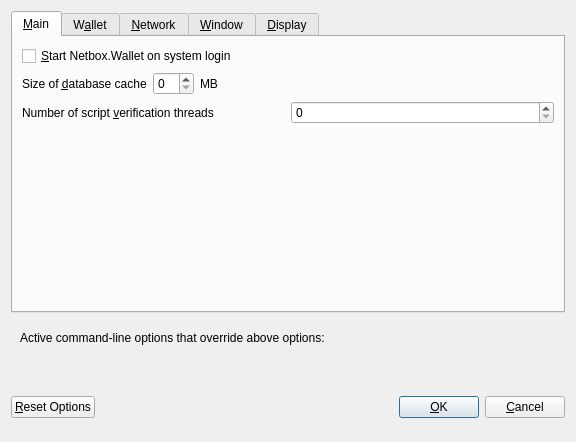
<?xml version="1.0" encoding="UTF-8"?>
<ui version="4.0">
 <class>OptionsDialog</class>
 <widget class="QDialog" name="OptionsDialog">
  <property name="geometry">
   <rect>
    <x>0</x>
    <y>0</y>
    <width>576</width>
    <height>442</height>
   </rect>
  </property>
  <property name="windowTitle">
   <string>Options</string>
  </property>
  <property name="modal">
   <bool>true</bool>
  </property>
  <layout class="QVBoxLayout" name="verticalLayout">
   <item>
    <widget class="QTabWidget" name="tabWidget">
     <property name="currentIndex">
      <number>0</number>
     </property>
     <widget class="QWidget" name="tabMain">
      <attribute name="title">
       <string>&amp;Main</string>
      </attribute>
      <layout class="QVBoxLayout" name="verticalLayout_Main">
       <item>
        <widget class="QCheckBox" name="bitcoinAtStartup">
         <property name="toolTip">
          <string>Automatically start Netbox.Wallet after logging in to the system.</string>
         </property>
         <property name="text">
          <string>&amp;Start Netbox.Wallet on system login</string>
         </property>
        </widget>
       </item>
       <item>
        <layout class="QHBoxLayout" name="horizontalLayout_2_Main">
         <item>
          <widget class="QLabel" name="databaseCacheLabel">
           <property name="text">
            <string>Size of &amp;database cache</string>
           </property>
           <property name="textFormat">
            <enum>Qt::PlainText</enum>
           </property>
           <property name="buddy">
            <cstring>databaseCache</cstring>
           </property>
          </widget>
         </item>
         <item>
          <widget class="QSpinBox" name="databaseCache"/>
         </item>
         <item>
          <widget class="QLabel" name="databaseCacheUnitLabel">
           <property name="text">
            <string>MB</string>
           </property>
           <property name="textFormat">
            <enum>Qt::PlainText</enum>
           </property>
          </widget>
         </item>
         <item>
          <spacer name="horizontalSpacer_2_Main">
           <property name="orientation">
            <enum>Qt::Horizontal</enum>
           </property>
           <property name="sizeHint" stdset="0">
            <size>
             <width>40</width>
             <height>20</height>
            </size>
           </property>
          </spacer>
         </item>
        </layout>
       </item>
       <item>
        <layout class="QHBoxLayout" name="horizontalLayout_3_Main">
         <item>
          <widget class="QLabel" name="threadsScriptVerifLabel">
           <property name="text">
            <string>Number of script &amp;verification threads</string>
           </property>
           <property name="textFormat">
            <enum>Qt::PlainText</enum>
           </property>
           <property name="buddy">
            <cstring>threadsScriptVerif</cstring>
           </property>
          </widget>
         </item>
         <item>
          <widget class="QSpinBox" name="threadsScriptVerif">
           <property name="toolTip">
            <string>(0 = auto, &lt;0 = leave that many cores free)</string>
           </property>
          </widget>
         </item>
        </layout>
       </item>
       <item>
        <spacer name="verticalSpacer_2">
         <property name="orientation">
          <enum>Qt::Vertical</enum>
         </property>
         <property name="sizeHint" stdset="0">
          <size>
           <width>20</width>
           <height>40</height>
          </size>
         </property>
        </spacer>
       </item>
      </layout>
     </widget>
     <widget class="QWidget" name="tabWallet">
      <attribute name="title">
       <string>W&amp;allet</string>
      </attribute>
      <layout class="QVBoxLayout" name="verticalLayout_Wallet">
       <item>
        <layout class="QHBoxLayout" name="horizontalLayout_2_Wallet">
         <item>
          <widget class="QLabel" name="labelStakeSplitThresholdText">
           <property name="text">
            <string>Stake split threshold:</string>
           </property>
          </widget>
         </item>
         <item>
          <widget class="QSpinBox" name="spinBoxStakeSplitThreshold">
           <property name="minimum">
            <number>1</number>
           </property>
           <property name="maximum">
            <number>999999</number>
           </property>
          </widget>
         </item>
        </layout>
       </item>
       <item>
        <widget class="QGroupBox" name="groupBox">
         <property name="title">
          <string>Expert</string>
         </property>
         <layout class="QVBoxLayout" name="verticalLayout_2">
          <item>
           <widget class="QCheckBox" name="coinControlFeatures">
            <property name="toolTip">
             <string>Whether to show coin control features or not.</string>
            </property>
            <property name="text">
             <string>Enable coin &amp;control features</string>
            </property>
           </widget>
          </item>
          <item>
           <widget class="QCheckBox" name="showMasternodesTab">
            <property name="toolTip">
             <string>Show additional tab listing all your masternodes in first sub-tab&lt;br/&gt;and all masternodes on the network in second sub-tab.</string>
            </property>
            <property name="text">
             <string>Show Masternodes Tab</string>
            </property>
           </widget>
          </item>
          <item>
           <widget class="QCheckBox" name="spendZeroConfChange">
            <property name="toolTip">
             <string>If you disable the spending of unconfirmed change, the change from a transaction&lt;br/&gt;cannot be used until that transaction has at least one confirmation.&lt;br/&gt;This also affects how your balance is computed.</string>
            </property>
            <property name="text">
             <string>&amp;Spend unconfirmed change</string>
            </property>
           </widget>
          </item>
         </layout>
        </widget>
       </item>
       <item>
        <spacer name="verticalSpacer_Wallet">
         <property name="orientation">
          <enum>Qt::Vertical</enum>
         </property>
         <property name="sizeHint" stdset="0">
          <size>
           <width>20</width>
           <height>40</height>
          </size>
         </property>
        </spacer>
       </item>
      </layout>
     </widget>
     <widget class="QWidget" name="tabNetwork">
      <attribute name="title">
       <string>&amp;Network</string>
      </attribute>
      <layout class="QVBoxLayout" name="verticalLayout_Network">
       <item>
        <widget class="QCheckBox" name="mapPortUpnp">
         <property name="toolTip">
          <string>Automatically open Netbox.Wallet client port on the router. This only works when your router supports UPnP and it is enabled.</string>
         </property>
         <property name="text">
          <string>Map port using &amp;UPnP</string>
         </property>
        </widget>
       </item>
       <item>
        <widget class="QCheckBox" name="allowIncoming">
         <property name="toolTip">
          <string>Accept connections from outside</string>
         </property>
         <property name="text">
          <string>Allow incoming connections</string>
         </property>
        </widget>
       </item>
       <item>
        <widget class="QCheckBox" name="connectSocks">
         <property name="toolTip">
          <string>Connect to the NBX network through a SOCKS5 proxy.</string>
         </property>
         <property name="text">
          <string>&amp;Connect through SOCKS5 proxy (default proxy):</string>
         </property>
        </widget>
       </item>
       <item>
        <layout class="QHBoxLayout" name="horizontalLayout_1_Network">
         <item>
          <widget class="QLabel" name="proxyIpLabel">
           <property name="text">
            <string>Proxy &amp;IP:</string>
           </property>
           <property name="textFormat">
            <enum>Qt::PlainText</enum>
           </property>
           <property name="buddy">
            <cstring>proxyIp</cstring>
           </property>
          </widget>
         </item>
         <item>
          <widget class="QValidatedLineEdit" name="proxyIp">
           <property name="minimumSize">
            <size>
             <width>140</width>
             <height>0</height>
            </size>
           </property>
           <property name="maximumSize">
            <size>
             <width>140</width>
             <height>16777215</height>
            </size>
           </property>
           <property name="toolTip">
            <string>IP address of the proxy (e.g. IPv4: 127.0.0.1 / IPv6: ::1)</string>
           </property>
          </widget>
         </item>
         <item>
          <widget class="QLabel" name="proxyPortLabel">
           <property name="text">
            <string>&amp;Port:</string>
           </property>
           <property name="textFormat">
            <enum>Qt::PlainText</enum>
           </property>
           <property name="buddy">
            <cstring>proxyPort</cstring>
           </property>
          </widget>
         </item>
         <item>
          <widget class="QLineEdit" name="proxyPort">
           <property name="minimumSize">
            <size>
             <width>55</width>
             <height>0</height>
            </size>
           </property>
           <property name="maximumSize">
            <size>
             <width>55</width>
             <height>16777215</height>
            </size>
           </property>
           <property name="toolTip">
            <string>Port of the proxy (e.g. 9050)</string>
           </property>
          </widget>
         </item>
         <item>
          <spacer name="horizontalSpacer_1_Network">
           <property name="orientation">
            <enum>Qt::Horizontal</enum>
           </property>
           <property name="sizeHint" stdset="0">
            <size>
             <width>40</width>
             <height>20</height>
            </size>
           </property>
          </spacer>
         </item>
        </layout>
       </item>
       <item>
        <spacer name="verticalSpacer_Network">
         <property name="orientation">
          <enum>Qt::Vertical</enum>
         </property>
         <property name="sizeHint" stdset="0">
          <size>
           <width>20</width>
           <height>40</height>
          </size>
         </property>
        </spacer>
       </item>
      </layout>
     </widget>
     <widget class="QWidget" name="tabWindow">
      <attribute name="title">
       <string>&amp;Window</string>
      </attribute>
      <layout class="QVBoxLayout" name="verticalLayout_Window">
       <item>
        <widget class="QCheckBox" name="minimizeToTray">
         <property name="toolTip">
          <string>Show only a tray icon after minimizing the window.</string>
         </property>
         <property name="text">
          <string>&amp;Minimize to the tray instead of the taskbar</string>
         </property>
        </widget>
       </item>
       <item>
        <widget class="QCheckBox" name="minimizeOnClose">
         <property name="toolTip">
          <string>Minimize instead of exit the application when the window is closed. When this option is enabled, the application will be closed only after selecting Quit in the menu.</string>
         </property>
         <property name="text">
          <string>M&amp;inimize on close</string>
         </property>
        </widget>
       </item>
       <item>
        <spacer name="verticalSpacer_Window">
         <property name="orientation">
          <enum>Qt::Vertical</enum>
         </property>
         <property name="sizeHint" stdset="0">
          <size>
           <width>20</width>
           <height>40</height>
          </size>
         </property>
        </spacer>
       </item>
      </layout>
     </widget>
     <widget class="QWidget" name="tabDisplay">
      <attribute name="title">
       <string>&amp;Display</string>
      </attribute>
      <layout class="QVBoxLayout" name="verticalLayout_Display">
       <item>
        <layout class="QHBoxLayout" name="horizontalLayout_1_Display">
         <item>
          <widget class="QLabel" name="langLabel">
           <property name="text">
            <string>User Interface &amp;language:</string>
           </property>
           <property name="textFormat">
            <enum>Qt::PlainText</enum>
           </property>
           <property name="buddy">
            <cstring>lang</cstring>
           </property>
          </widget>
         </item>
         <item>
          <widget class="QValueComboBox" name="lang">
           <property name="toolTip">
            <string>The user interface language can be set here. This setting will take effect after restarting Netbox.Wallet.</string>
           </property>
          </widget>
         </item>
        </layout>
       </item>
       <item>
        <widget class="QLabel" name="label_3">
         <property name="toolTip">
          <string notr="true"/>
         </property>
         <property name="statusTip">
          <string notr="true"/>
         </property>
         <property name="whatsThis">
          <string notr="true"/>
         </property>
         <property name="accessibleName">
          <string notr="true"/>
         </property>
         <property name="text">
          <string>Language missing or translation incomplete? Help contributing translations here:
https://www.transifex.com/pivx-project/pivx-project-translations</string>
         </property>
         <property name="wordWrap">
          <bool>true</bool>
         </property>
         <property name="openExternalLinks">
          <bool>true</bool>
         </property>
         <property name="textInteractionFlags">
          <set>Qt::TextBrowserInteraction</set>
         </property>
        </widget>
       </item>
       <item>
        <layout class="QHBoxLayout" name="horizontalLayout_2_Display" stretch="0,0">
         <item>
          <widget class="QLabel" name="themeLabel">
           <property name="text">
            <string>User Interface Theme:</string>
           </property>
          </widget>
         </item>
         <item>
          <widget class="QValueComboBox" name="theme"/>
         </item>
        </layout>
       </item>
       <item>
        <widget class="Line" name="line">
         <property name="orientation">
          <enum>Qt::Horizontal</enum>
         </property>
        </widget>
       </item>
       <item>
        <layout class="QHBoxLayout" name="horizontalLayout_3_Display">
         <item>
          <widget class="QLabel" name="unitLabel">
           <property name="text">
            <string>Unit to show amounts in:</string>
           </property>
           <property name="textFormat">
            <enum>Qt::PlainText</enum>
           </property>
          </widget>
         </item>
         <item>
          <widget class="QValueComboBox" name="unit">
           <property name="toolTip">
            <string>Choose the default subdivision unit to show in the interface and when sending coins.</string>
           </property>
          </widget>
         </item>
        </layout>
       </item>
       <item>
        <layout class="QHBoxLayout" name="horizontalLayout_4_Display">
         <item>
          <widget class="QLabel" name="digitsLabel">
           <property name="text">
            <string>Decimal digits</string>
           </property>
          </widget>
         </item>
         <item>
          <widget class="QValueComboBox" name="digits"/>
         </item>
        </layout>
       </item>
       <item>
        <layout class="QHBoxLayout" name="horizontalLayout_5_Display">
         <item>
          <widget class="QCheckBox" name="checkBoxHideZeroBalances">
           <property name="toolTip">
            <string>Hide empty balances</string>
           </property>
           <property name="layoutDirection">
            <enum>Qt::LeftToRight</enum>
           </property>
           <property name="text">
            <string>Hide empty balances</string>
           </property>
          </widget>
         </item>
         <item>
          <widget class="QCheckBox" name="checkBoxHideOrphans">
           <property name="toolTip">
            <string>Hide orphan stakes in transaction lists</string>
           </property>
           <property name="text">
            <string>Hide orphan stakes</string>
           </property>
          </widget>
         </item>
         <item>
          <spacer name="horizontalSpacer">
           <property name="orientation">
            <enum>Qt::Horizontal</enum>
           </property>
           <property name="sizeHint" stdset="0">
            <size>
             <width>40</width>
             <height>20</height>
            </size>
           </property>
          </spacer>
         </item>
        </layout>
       </item>
       <item>
        <layout class="QHBoxLayout" name="horizontalLayout_6_Display">
         <item>
          <widget class="QLabel" name="thirdPartyTxUrlsLabel">
           <property name="toolTip">
            <string>Third party URLs (e.g. a block explorer) that appear in the transactions tab as context menu items. %s in the URL is replaced by transaction hash. Multiple URLs are separated by vertical bar |.</string>
           </property>
           <property name="text">
            <string>Third party transaction URLs</string>
           </property>
          </widget>
         </item>
         <item>
          <widget class="QLineEdit" name="thirdPartyTxUrls">
           <property name="toolTip">
            <string>Third party URLs (e.g. a block explorer) that appear in the transactions tab as context menu items. %s in the URL is replaced by transaction hash. Multiple URLs are separated by vertical bar |.</string>
           </property>
          </widget>
         </item>
        </layout>
       </item>
       <item>
        <spacer name="verticalSpacer">
         <property name="orientation">
          <enum>Qt::Vertical</enum>
         </property>
         <property name="sizeHint" stdset="0">
          <size>
           <width>20</width>
           <height>40</height>
          </size>
         </property>
        </spacer>
       </item>
      </layout>
     </widget>
    </widget>
   </item>
   <item>
    <widget class="QFrame" name="frame">
     <layout class="QVBoxLayout" name="verticalLayout_Bottom">
      <item>
       <layout class="QHBoxLayout" name="horizontalLayout_Bottom">
        <item>
         <widget class="QLabel" name="overriddenByCommandLineInfoLabel">
          <property name="text">
           <string>Active command-line options that override above options:</string>
          </property>
          <property name="textFormat">
           <enum>Qt::PlainText</enum>
          </property>
         </widget>
        </item>
        <item>
         <spacer name="horizontalSpacer_Bottom">
          <property name="orientation">
           <enum>Qt::Horizontal</enum>
          </property>
          <property name="sizeHint" stdset="0">
           <size>
            <width>40</width>
            <height>20</height>
           </size>
          </property>
         </spacer>
        </item>
       </layout>
      </item>
      <item>
       <widget class="QLabel" name="overriddenByCommandLineLabel">
        <property name="text">
         <string/>
        </property>
        <property name="textFormat">
         <enum>Qt::PlainText</enum>
        </property>
        <property name="wordWrap">
         <bool>true</bool>
        </property>
       </widget>
      </item>
     </layout>
    </widget>
   </item>
   <item>
    <layout class="QHBoxLayout" name="horizontalLayout_Buttons">
     <item>
      <widget class="QPushButton" name="resetButton">
       <property name="toolTip">
        <string>Reset all client options to default.</string>
       </property>
       <property name="text">
        <string>&amp;Reset Options</string>
       </property>
       <property name="autoDefault">
        <bool>false</bool>
       </property>
      </widget>
     </item>
     <item>
      <spacer name="horizontalSpacer_1">
       <property name="orientation">
        <enum>Qt::Horizontal</enum>
       </property>
       <property name="sizeHint" stdset="0">
        <size>
         <width>40</width>
         <height>48</height>
        </size>
       </property>
      </spacer>
     </item>
     <item>
      <widget class="QLabel" name="statusLabel">
       <property name="minimumSize">
        <size>
         <width>200</width>
         <height>0</height>
        </size>
       </property>
       <property name="font">
        <font>
         <weight>75</weight>
         <bold>true</bold>
        </font>
       </property>
       <property name="text">
        <string/>
       </property>
       <property name="textFormat">
        <enum>Qt::PlainText</enum>
       </property>
       <property name="wordWrap">
        <bool>true</bool>
       </property>
      </widget>
     </item>
     <item>
      <spacer name="horizontalSpacer_2">
       <property name="orientation">
        <enum>Qt::Horizontal</enum>
       </property>
       <property name="sizeHint" stdset="0">
        <size>
         <width>40</width>
         <height>48</height>
        </size>
       </property>
      </spacer>
     </item>
     <item>
      <widget class="QPushButton" name="okButton">
       <property name="text">
        <string>&amp;OK</string>
       </property>
       <property name="autoDefault">
        <bool>false</bool>
       </property>
       <property name="default">
        <bool>true</bool>
       </property>
      </widget>
     </item>
     <item>
      <widget class="QPushButton" name="cancelButton">
       <property name="text">
        <string>&amp;Cancel</string>
       </property>
       <property name="autoDefault">
        <bool>false</bool>
       </property>
      </widget>
     </item>
    </layout>
   </item>
  </layout>
 </widget>
 <customwidgets>
  <customwidget>
   <class>QValidatedLineEdit</class>
   <extends>QLineEdit</extends>
   <header>qvalidatedlineedit.h</header>
  </customwidget>
  <customwidget>
   <class>QValueComboBox</class>
   <extends>QComboBox</extends>
   <header>qvaluecombobox.h</header>
  </customwidget>
 </customwidgets>
 <resources/>
 <connections/>
</ui>
